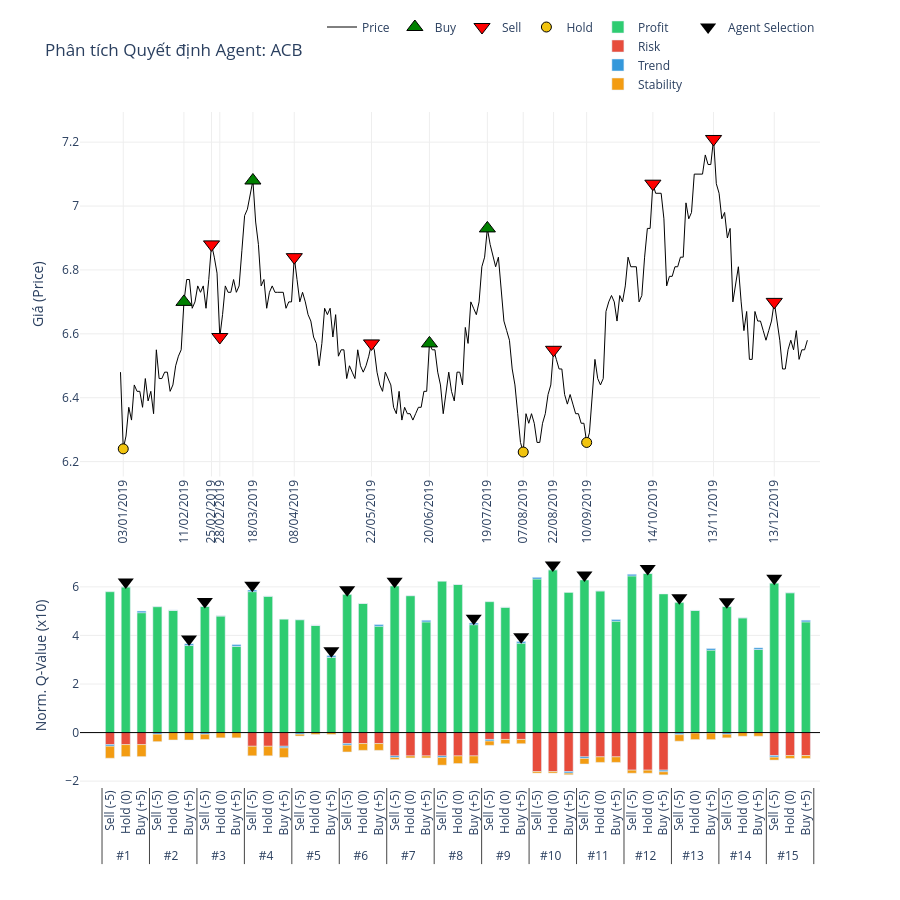

Notebook cell for this chart:
### Code cell
# 2. Gọi hàm vẽ (Truyền đúng tên biến vào)
plot_agent_reasoning_minimalist(
    ticker='ACB',                    # Tên mã cổ phiếu hiển thị trên tiêu đề
    df_price=df_processed_test_ACB,  # Dữ liệu giá
    actions=actions_ACB,             # Hành động thực tế
    q_history=q_values_history_ACB,      # Lịch sử Q-value (Input quan trọng)
    critical_indices=index_list_ACB,     # Danh sách các điểm cần vẽ
    scale=10                       # Thang đo hiển thị (để cột cao khoảng 50 đơn vị cho đẹp)
)

### Figure 1 — Plotly figure (JSON) as saved in the notebook; plotly's stock layout.template omitted (floating-point values rounded to 4 significant figures; data arrays with more than 128 entries replaced by an {"elided": "..."} marker saying what was removed)
{"data": [{"hoverinfo": "x+y", "line": {"color": "black", "width": 1}, "mode": "lines", "name": "Price", "type": "scatter", "x": {"elided": "250 str values"}, "xaxis": "x", "y": {"elided": "250 float values"}, "yaxis": "y"}, {"marker": {"color": "green", "line": {"color": "black", "width": 1}, "size": 14, "symbol": "triangle-up"}, "mode": "markers", "name": "Buy", "type": "scatter", "x": ["11/02/2019", "18/03/2019", "20/06/2019", "19/07/2019"], "xaxis": "x", "y": [6.7, 7.08, 6.57, 6.93], "yaxis": "y"}, {"marker": {"color": "red", "line": {"color": "black", "width": 1}, "size": 14, "symbol": "triangle-down"}, "mode": "markers", "name": "Sell", "type": "scatter", "x": ["25/02/2019", "28/02/2019", "08/04/2019", "22/05/2019", "22/08/2019", "14/10/2019", "13/11/2019", "13/12/2019"], "xaxis": "x", "y": [6.88, 6.59, 6.84, 6.57, 6.55, 7.07, 7.21, 6.7], "yaxis": "y"}, {"marker": {"color": "#f1c40f", "line": {"color": "black", "width": 1}, "size": 10, "symbol": "circle"}, "mode": "markers", "name": "Hold", "type": "scatter", "x": ["03/01/2019", "07/08/2019", "10/09/2019"], "xaxis": "x", "y": [6.24, 6.23, 6.26], "yaxis": "y"}, {"legendgroup": "comp", "marker": {"color": "#2ecc71"}, "name": "Profit", "type": "bar", "x": [["#1", "#1", "#1", "#2", "#2", "#2", "#3", "#3", "#3", "#4", "#4", "#4", "#5", "#5", "#5", "#6", "#6", "#6", "#7", "#7", "#7", "#8", "#8", "#8", "#9", "#9", "#9", "#10", "#10", "#10", "#11", "#11", "#11", "#12", "#12", "#12", "#13", "#13", "#13", "#14", "#14", "#14", "#15", "#15", "#15"], ["Sell (-5)", "Hold (0)", "Buy (+5)", "Sell (-5)", "Hold (0)", "Buy (+5)", "Sell (-5)", "Hold (0)", "Buy (+5)", "Sell (-5)", "Hold (0)", "Buy (+5)", "Sell (-5)", "Hold (0)", "Buy (+5)", "Sell (-5)", "Hold (0)", "Buy (+5)", "Sell (-5)", "Hold (0)", "Buy (+5)", "Sell (-5)", "Hold (0)", "Buy (+5)", "Sell (-5)", "Hold (0)", "Buy (+5)", "Sell (-5)", "Hold (0)", "Buy (+5)", "Sell (-5)", "Hold (0)", "Buy (+5)", "Sell (-5)", "Hold (0)", "Buy (+5)", "Sell (-5)", "Hold (0)", "Buy (+5)", "Sell (-5)", "Hold (0)", "Buy (+5)", "Sell (-5)", "Hold (0)", "Buy (+5)"]], "xaxis": "x2", "y": [5.797, 5.999, 4.936, 5.187, 5.037, 3.588, 5.195, 4.807, 3.555, 5.802, 5.612, 4.669, 4.649, 4.417, 3.104, 5.683, 5.315, 4.379, 6.034, 5.638, 4.556, 6.228, 6.097, 4.442, 5.389, 5.159, 3.683, 6.323, 6.704, 5.77, 6.286, 5.834, 4.587, 6.45, 6.552, 5.708, 5.351, 5.03, 3.395, 5.19, 4.73, 3.422, 6.151, 5.759, 4.558], "yaxis": "y2"}, {"legendgroup": "comp", "marker": {"color": "#e74c3c"}, "name": "Risk", "type": "bar", "x": [["#1", "#1", "#1", "#2", "#2", "#2", "#3", "#3", "#3", "#4", "#4", "#4", "#5", "#5", "#5", "#6", "#6", "#6", "#7", "#7", "#7", "#8", "#8", "#8", "#9", "#9", "#9", "#10", "#10", "#10", "#11", "#11", "#11", "#12", "#12", "#12", "#13", "#13", "#13", "#14", "#14", "#14", "#15", "#15", "#15"], ["Sell (-5)", "Hold (0)", "Buy (+5)", "Sell (-5)", "Hold (0)", "Buy (+5)", "Sell (-5)", "Hold (0)", "Buy (+5)", "Sell (-5)", "Hold (0)", "Buy (+5)", "Sell (-5)", "Hold (0)", "Buy (+5)", "Sell (-5)", "Hold (0)", "Buy (+5)", "Sell (-5)", "Hold (0)", "Buy (+5)", "Sell (-5)", "Hold (0)", "Buy (+5)", "Sell (-5)", "Hold (0)", "Buy (+5)", "Sell (-5)", "Hold (0)", "Buy (+5)", "Sell (-5)", "Hold (0)", "Buy (+5)", "Sell (-5)", "Hold (0)", "Buy (+5)", "Sell (-5)", "Hold (0)", "Buy (+5)", "Sell (-5)", "Hold (0)", "Buy (+5)", "Sell (-5)", "Hold (0)", "Buy (+5)"]], "xaxis": "x2", "y": [-0.4947, -0.4947, -0.4947, 0, 0, 0, 0, 0, 0, -0.563, -0.563, -0.563, 0, 0, 0, -0.4528, -0.4528, -0.4528, -0.9621, -0.9621, -0.9621, -0.9621, -0.9621, -0.9621, -0.283, -0.283, -0.283, -1.604, -1.604, -1.604, -0.9998, -0.9998, -0.9998, -1.547, -1.547, -1.547, -0.01887, -0.01887, -0.01887, 0, 0, 0, -0.9448, -0.9448, -0.9448], "yaxis": "y2"}, {"legendgroup": "comp", "marker": {"color": "#3498db"}, "name": "Trend", "type": "bar", "x": [["#1", "#1", "#1", "#2", "#2", "#2", "#3", "#3", "#3", "#4", "#4", "#4", "#5", "#5", "#5", "#6", "#6", "#6", "#7", "#7", "#7", "#8", "#8", "#8", "#9", "#9", "#9", "#10", "#10", "#10", "#11", "#11", "#11", "#12", "#12", "#12", "#13", "#13", "#13", "#14", "#14", "#14", "#15", "#15", "#15"], ["Sell (-5)", "Hold (0)", "Buy (+5)", "Sell (-5)", "Hold (0)", "Buy (+5)", "Sell (-5)", "Hold (0)", "Buy (+5)", "Sell (-5)", "Hold (0)", "Buy (+5)", "Sell (-5)", "Hold (0)", "Buy (+5)", "Sell (-5)", "Hold (0)", "Buy (+5)", "Sell (-5)", "Hold (0)", "Buy (+5)", "Sell (-5)", "Hold (0)", "Buy (+5)", "Sell (-5)", "Hold (0)", "Buy (+5)", "Sell (-5)", "Hold (0)", "Buy (+5)", "Sell (-5)", "Hold (0)", "Buy (+5)", "Sell (-5)", "Hold (0)", "Buy (+5)", "Sell (-5)", "Hold (0)", "Buy (+5)", "Sell (-5)", "Hold (0)", "Buy (+5)", "Sell (-5)", "Hold (0)", "Buy (+5)"]], "xaxis": "x2", "y": [-0.06678, 0, 0.06678, -0.06678, 0, 0.06678, -0.06678, 0, 0.06678, 0.06678, 0, -0.06678, -0.06678, 0, 0.06678, -0.06678, 0, 0.06678, -0.06678, 0, 0.06678, -0.06678, 0, 0.06678, -0.06678, 0, 0.06678, 0.06678, 0, -0.06678, -0.06678, 0, 0.06678, 0.06678, 0, -0.06678, -0.06678, 0, 0.06678, -0.06678, 0, 0.06678, -0.06678, 0, 0.06678], "yaxis": "y2"}, {"legendgroup": "comp", "marker": {"color": "#f39c12"}, "name": "Stability", "type": "bar", "x": [["#1", "#1", "#1", "#2", "#2", "#2", "#3", "#3", "#3", "#4", "#4", "#4", "#5", "#5", "#5", "#6", "#6", "#6", "#7", "#7", "#7", "#8", "#8", "#8", "#9", "#9", "#9", "#10", "#10", "#10", "#11", "#11", "#11", "#12", "#12", "#12", "#13", "#13", "#13", "#14", "#14", "#14", "#15", "#15", "#15"], ["Sell (-5)", "Hold (0)", "Buy (+5)", "Sell (-5)", "Hold (0)", "Buy (+5)", "Sell (-5)", "Hold (0)", "Buy (+5)", "Sell (-5)", "Hold (0)", "Buy (+5)", "Sell (-5)", "Hold (0)", "Buy (+5)", "Sell (-5)", "Hold (0)", "Buy (+5)", "Sell (-5)", "Hold (0)", "Buy (+5)", "Sell (-5)", "Hold (0)", "Buy (+5)", "Sell (-5)", "Hold (0)", "Buy (+5)", "Sell (-5)", "Hold (0)", "Buy (+5)", "Sell (-5)", "Hold (0)", "Buy (+5)", "Sell (-5)", "Hold (0)", "Buy (+5)", "Sell (-5)", "Hold (0)", "Buy (+5)", "Sell (-5)", "Hold (0)", "Buy (+5)", "Sell (-5)", "Hold (0)", "Buy (+5)"]], "xaxis": "x2", "y": [-0.4947, -0.4947, -0.4947, -0.3059, -0.3059, -0.3059, -0.217, -0.217, -0.217, -0.3934, -0.3934, -0.3934, -0.07589, -0.07589, -0.07589, -0.2791, -0.2791, -0.2791, -0.08182, -0.08182, -0.08182, -0.3121, -0.3121, -0.3121, -0.1757, -0.1757, -0.1757, -0.06401, -0.06401, -0.06401, -0.2281, -0.2281, -0.2281, -0.1268, -0.1268, -0.1268, -0.2698, -0.2698, -0.2698, -0.1499, -0.1499, -0.1499, -0.1207, -0.1207, -0.1207], "yaxis": "y2"}, {"marker": {"color": "black", "size": 14, "symbol": "triangle-down"}, "mode": "markers", "name": "Agent Selection", "showlegend": true, "type": "scatter", "x": [["#1", "#2", "#3", "#4", "#5", "#6", "#7", "#8", "#9", "#10", "#11", "#12", "#13", "#14", "#15"], ["Hold (0)", "Buy (+5)", "Sell (-5)", "Sell (-5)", "Buy (+5)", "Sell (-5)", "Sell (-5)", "Buy (+5)", "Buy (+5)", "Hold (0)", "Sell (-5)", "Hold (0)", "Sell (-5)", "Sell (-5)", "Sell (-5)"]], "xaxis": "x2", "y": [6.199, 3.855, 5.395, 6.069, 3.371, 5.883, 6.234, 4.709, 3.949, 6.904, 6.486, 6.752, 5.551, 5.39, 6.351], "yaxis": "y2"}], "layout": {"bargap": 0.4, "bargroupgap": 0.05, "barmode": "relative", "height": 900, "legend": {"orientation": "h", "x": 1, "xanchor": "right", "y": 1.02, "yanchor": "bottom"}, "plot_bgcolor": "white", "shapes": [{"line": {"color": "black", "dash": "solid", "width": 1}, "type": "line", "x0": 0, "x1": 1, "xref": "x2 domain", "y0": 0, "y1": 0, "yref": "y2"}], "showlegend": true, "title": {"text": "Phân tích Quyết định Agent: ACB"}, "xaxis": {"anchor": "y", "domain": [0, 1], "gridcolor": "#eee", "rangeslider": {"visible": false}, "showgrid": true, "tickangle": -90, "tickmode": "array", "ticktext": ["03/01/2019", "11/02/2019", "25/02/2019", "28/02/2019", "18/03/2019", "08/04/2019", "22/05/2019", "20/06/2019", "19/07/2019", "07/08/2019", "22/08/2019", "10/09/2019", "14/10/2019", "13/11/2019", "13/12/2019"], "tickvals": ["03/01/2019", "11/02/2019", "25/02/2019", "28/02/2019", "18/03/2019", "08/04/2019", "22/05/2019", "20/06/2019", "19/07/2019", "07/08/2019", "22/08/2019", "10/09/2019", "14/10/2019", "13/11/2019", "13/12/2019"]}, "xaxis2": {"anchor": "y2", "domain": [0, 1], "showticklabels": true, "tickangle": -90, "title": {"text": ""}, "type": "multicategory"}, "yaxis": {"anchor": "x", "domain": [0.46, 1], "gridcolor": "#eee", "showgrid": true, "title": {"text": "Giá (Price)"}}, "yaxis2": {"anchor": "x2", "domain": [0, 0.36], "gridcolor": "#eee", "showgrid": true, "title": {"text": "Norm. Q-Value (x10)"}}}}
